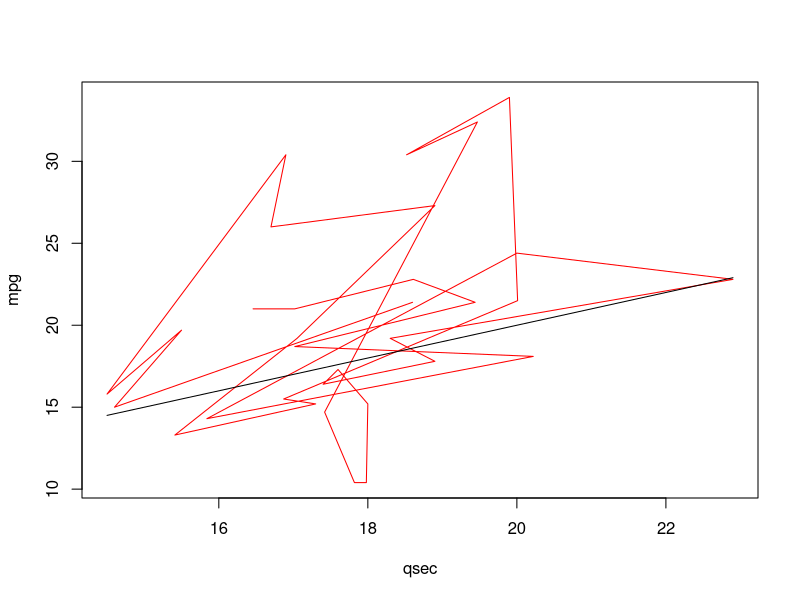
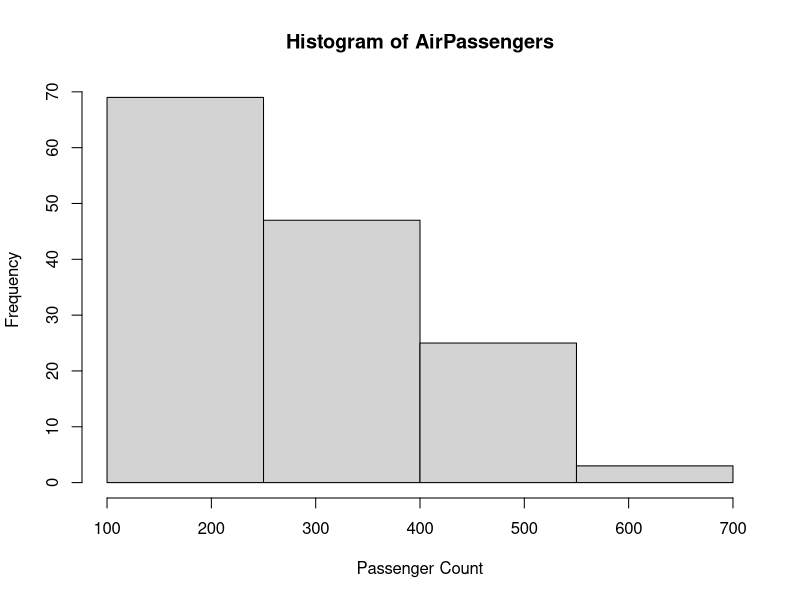

Source code (R) for these figures, in order:
#lineplot

data(mtcars)
# Create a line chart
plot(mtcars$qsec, mtcars$mpg, type = "n", xlab = "qsec", ylab = "mpg")
# Add lines for "mpg" and "qsec"
lines(mtcars$qsec, mtcars$mpg, col = "red")
lines(mtcars$qsec, mtcars$qsec, col = "black")


#Histograph
# Load the dataset
  data(AirPassengers)

# Define custom breaks for the histogram
breaks <- seq(100, 700, by = 150)

# Create the histogram
hist(AirPassengers, breaks = breaks, 
     xlab = "Passenger Count", ylab = "Frequency")